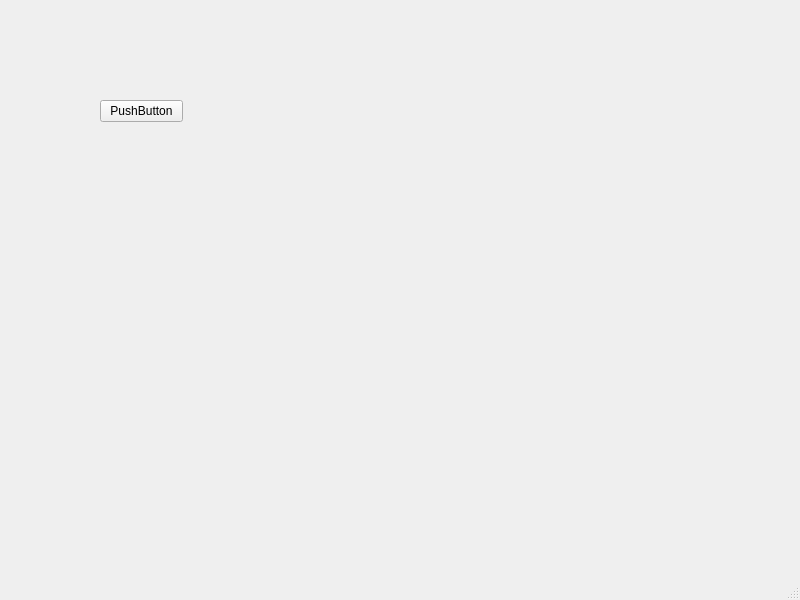
<?xml version="1.0" encoding="UTF-8"?>
<ui version="4.0">
 <class>MainWindow</class>
 <widget class="QMainWindow" name="MainWindow">
  <property name="geometry">
   <rect>
    <x>0</x>
    <y>0</y>
    <width>800</width>
    <height>600</height>
   </rect>
  </property>
  <property name="windowTitle">
   <string>MainWindow</string>
  </property>
  <widget class="QWidget" name="centralwidget">
   <widget class="QPushButton" name="pushButton">
    <property name="geometry">
     <rect>
      <x>100</x>
      <y>100</y>
      <width>83</width>
      <height>22</height>
     </rect>
    </property>
    <property name="text">
     <string>PushButton</string>
    </property>
   </widget>
  </widget>
  <widget class="QMenuBar" name="menubar">
   <property name="geometry">
    <rect>
     <x>0</x>
     <y>0</y>
     <width>800</width>
     <height>19</height>
    </rect>
   </property>
  </widget>
  <widget class="QStatusBar" name="statusbar"/>
 </widget>
 <resources/>
 <connections/>
</ui>
